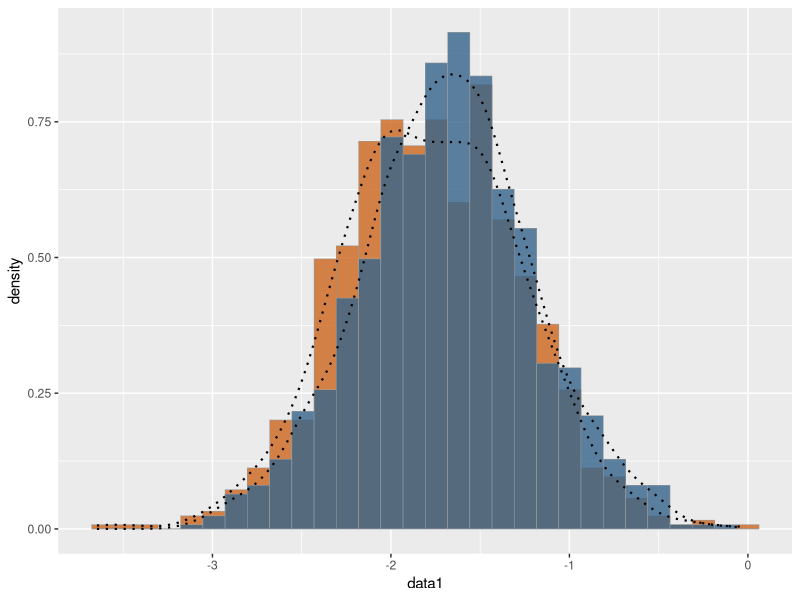
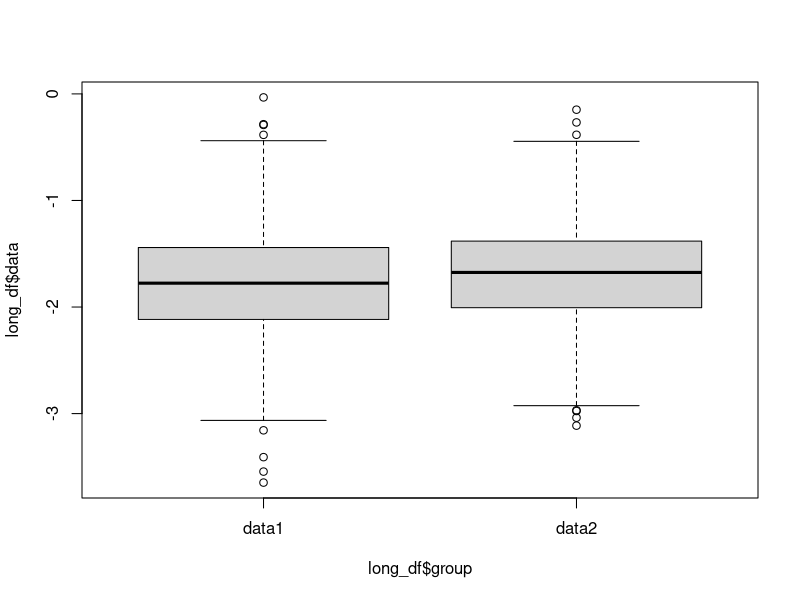
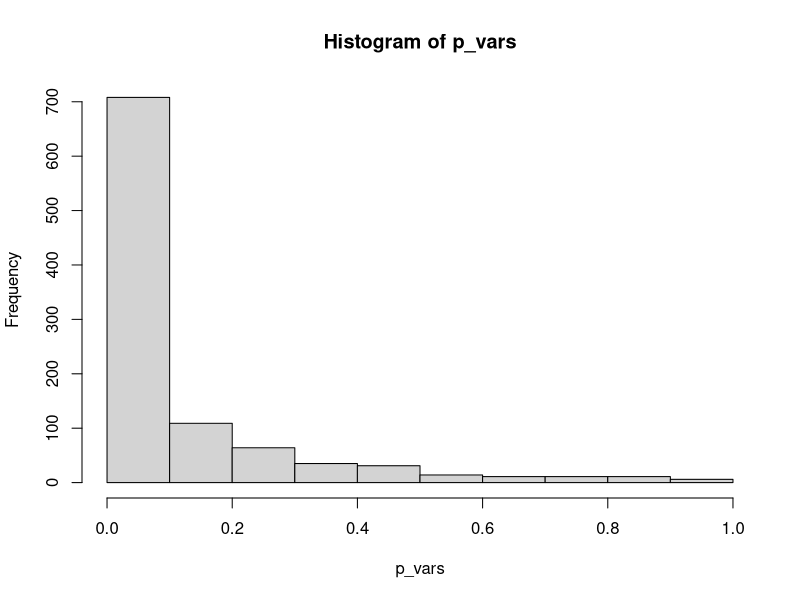

Write R code to recreate these figures, in order.
## ---- chunk 1
knitr::opts_chunk$set(warning = FALSE, message = FALSE) 
## ---- chunk 2
#################################
# FUNCTION: get_data
# purpose: simulate two normal distributed datasets and return them in one
#          dataframe
# input: n, mean1, sd1, mean2, sd2
# output: dataframe
# -------------------------------
sim_data <- function(n, mean1, sd1, mean2, sd2) {
  data1 <- rnorm(n=n, mean=mean1, sd=sd1)
  data2 <- rnorm(n=n, mean=mean2, sd=sd2)
  part_ID <- seq_len(n)
  df <- data.frame(part_ID, data1, data2)
  return(df)
}

#################################
# FUNCTION: calculate_p
# purpose: calculate p-value of the two classes
# input: dataframe
# output: p_var
# -------------------------------
calculate_p <- function(df) {
  return(t.test(df$data1, df$data2)$p.value)
}

#################################
# FUNCTION: nplot
# purpose: plot the normal distribution of two dataset
# input: dataframe
# output: create graph
# -------------------------------
nplot <- function(df) {
  plot <- ggplot(data=df, aes(x=data1, y=..density..)) +
    geom_histogram(color="grey60",fill="chocolate3",size=0.2, alpha=0.8) + 
    geom_histogram(aes(x=data2, y=..density..),
                   color="grey60",fill="steelblue4",size=0.2, alpha=0.8) +
    geom_density(linetype="dotted",size=0.75) + 
    geom_density(aes(x=data2, y=..density..), linetype="dotted",size=0.75)
  print(plot)
}

#################################
# FUNCTION: bplot
# purpose: create a longder dataframe and plot the two datasets in the boxplot
# input: dataframe
# output: create graph
# -------------------------------
bplot <- function(df) {
  long_df <- pivot_longer(df, cols= data1:data2,
                          names_to = "group",
                          values_to= "data")
  boxplot(long_df$data ~ long_df$group)
}

#################################
# NEW ADDED FUNC
# FUNCTION: CI_95
# purpose: extract the 95 percent confidence interval from the t-test
# input: dataframe
# output: 95CI interval
# -------------------------------
CI_95 <- function(df) {
  return(t.test(df$data1, df$data2)$conf.int[1:2])
}
## ---- chunk 3
n <- 1000   # sample size
mean1 <- -1.75
sd1 <- 0.5
mean2 <- -1.7
sd2 <- 0.5
## ---- chunk 4
# load library ------------------------------
library(tidyverse)
# simulate data ------------------------------
df <- sim_data(n, mean1, sd1, mean2, sd2)
head(df)
# ANOVA test ------------------------------
cat("The p-value of two datasets is:", calculate_p(df))
cat("The 95 confidence interval is:", CI_95(df))
# plot normal distribution ------------------------------
nplot(df)
# box plot ------------------------------
bplot(df)
## ---- chunk 5
set.seed(22)
p_vars <- vector()
for(i in 1:1000){
  df <- sim_data(n, mean1, sd1, mean2, sd2)
  p_vars <- append(p_vars, calculate_p(df))
}
hist(p_vars)
